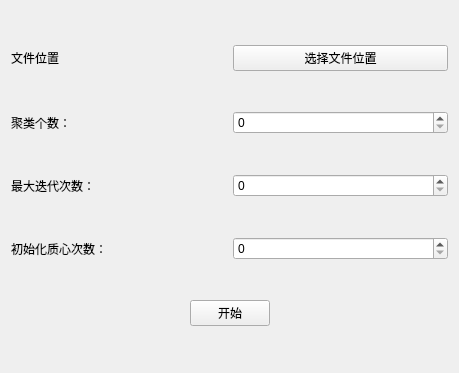
<?xml version="1.0" encoding="UTF-8"?>
<ui version="4.0">
 <class>clusteringDlg</class>
 <widget class="QWidget" name="clusteringDlg">
  <property name="geometry">
   <rect>
    <x>0</x>
    <y>0</y>
    <width>459</width>
    <height>373</height>
   </rect>
  </property>
  <property name="windowTitle">
   <string>clusteringDlg</string>
  </property>
  <layout class="QVBoxLayout" name="verticalLayout">
   <item>
    <layout class="QHBoxLayout" name="horizontalLayout_5">
     <item>
      <widget class="QLabel" name="label_4">
       <property name="text">
        <string>文件位置</string>
       </property>
      </widget>
     </item>
     <item>
      <widget class="QPushButton" name="FileButton">
       <property name="text">
        <string>选择文件位置</string>
       </property>
      </widget>
     </item>
    </layout>
   </item>
   <item>
    <layout class="QHBoxLayout" name="horizontalLayout">
     <item>
      <widget class="QLabel" name="label">
       <property name="text">
        <string>聚类个数：</string>
       </property>
      </widget>
     </item>
     <item>
      <widget class="QSpinBox" name="numSbx">
       <property name="maximum">
        <number>10000</number>
       </property>
      </widget>
     </item>
    </layout>
   </item>
   <item>
    <layout class="QHBoxLayout" name="horizontalLayout_2">
     <item>
      <widget class="QLabel" name="label_2">
       <property name="text">
        <string>最大迭代次数：</string>
       </property>
      </widget>
     </item>
     <item>
      <widget class="QSpinBox" name="maxNumSbx">
       <property name="maximum">
        <number>1000000</number>
       </property>
      </widget>
     </item>
    </layout>
   </item>
   <item>
    <layout class="QHBoxLayout" name="horizontalLayout_3">
     <item>
      <widget class="QLabel" name="label_3">
       <property name="text">
        <string>初始化质心次数：</string>
       </property>
      </widget>
     </item>
     <item>
      <widget class="QSpinBox" name="centroidNumSbx">
       <property name="maximum">
        <number>1000000</number>
       </property>
      </widget>
     </item>
    </layout>
   </item>
   <item>
    <layout class="QHBoxLayout" name="horizontalLayout_4">
     <item>
      <spacer name="horizontalSpacer">
       <property name="orientation">
        <enum>Qt::Horizontal</enum>
       </property>
       <property name="sizeHint" stdset="0">
        <size>
         <width>40</width>
         <height>20</height>
        </size>
       </property>
      </spacer>
     </item>
     <item>
      <widget class="QPushButton" name="pushButton">
       <property name="text">
        <string>开始</string>
       </property>
      </widget>
     </item>
     <item>
      <spacer name="horizontalSpacer_2">
       <property name="orientation">
        <enum>Qt::Horizontal</enum>
       </property>
       <property name="sizeHint" stdset="0">
        <size>
         <width>40</width>
         <height>20</height>
        </size>
       </property>
      </spacer>
     </item>
    </layout>
   </item>
  </layout>
 </widget>
 <layoutdefault spacing="6" margin="11"/>
 <resources/>
 <connections/>
</ui>
